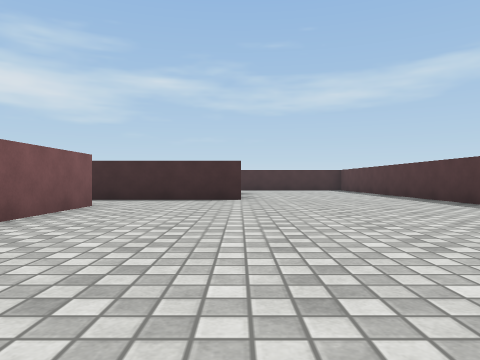
view 1 (above)

24 first-person views from a walk through a scene from a Unity 3-D project. The camera is 0.46 m above the floor, looks level and sees 70° across. The floor is counted in squares, 1 m on a side. Each view is taken from the middle of a square. On the plan, view 1 faces up. The plan holds only what a view shows up to about 9 squares ahead; the rest is blank. The place goes on beyond the plan. The player character is not drawn. Surface patterns are stand-ins for the level's own textures.

view 2
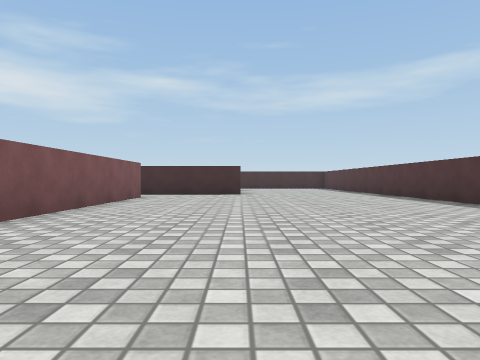

view 3
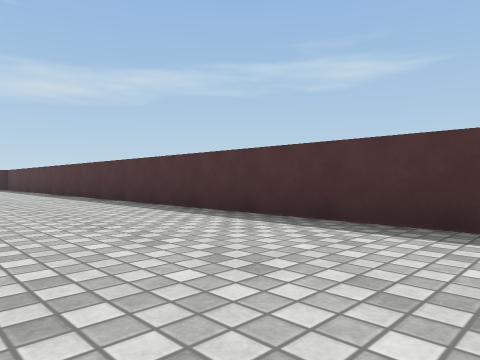

view 4
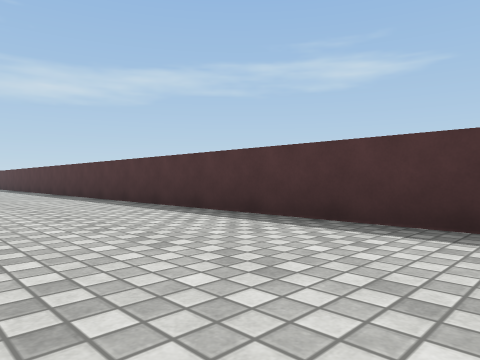

view 5
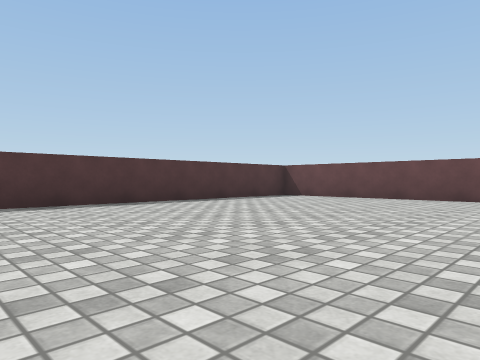

view 6
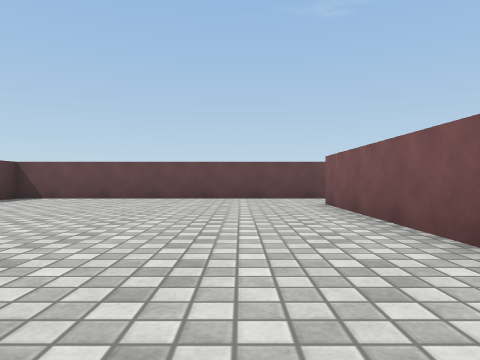

view 7
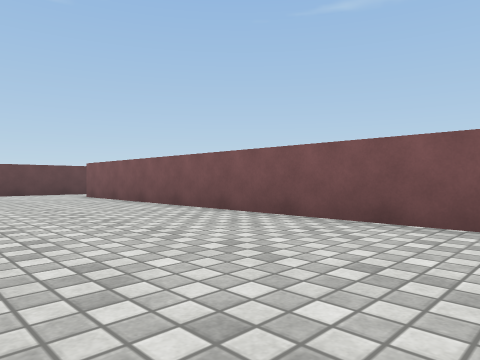

view 8
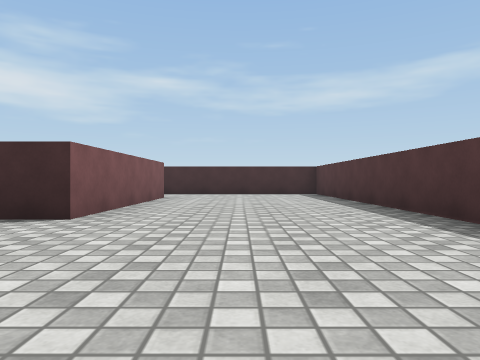

view 9
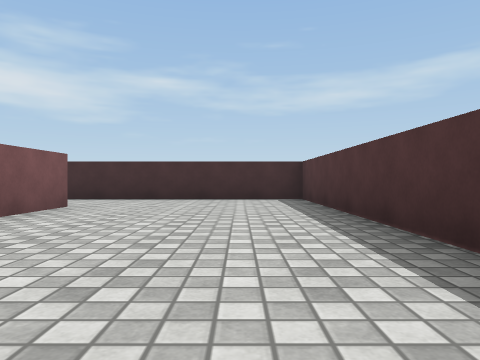

view 10
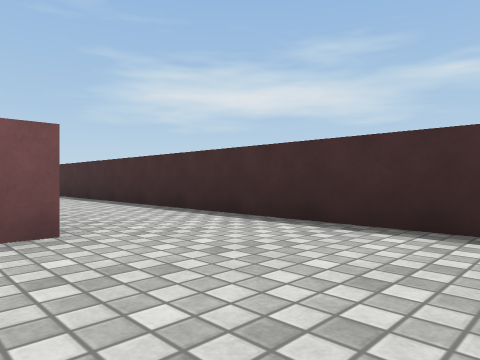

view 11
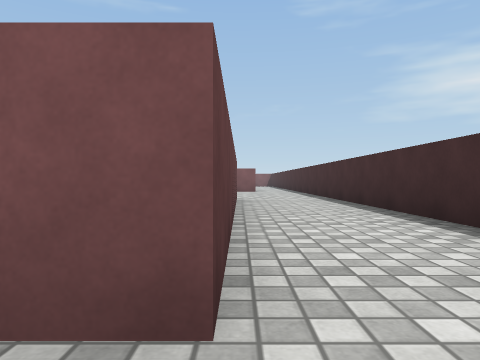

view 12
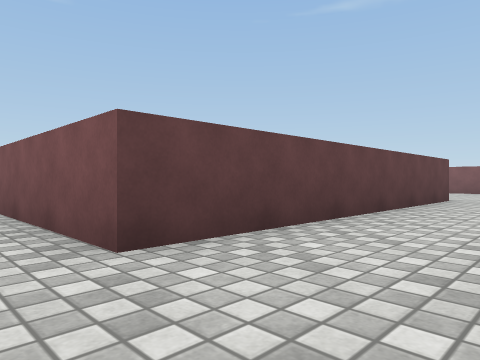

view 13
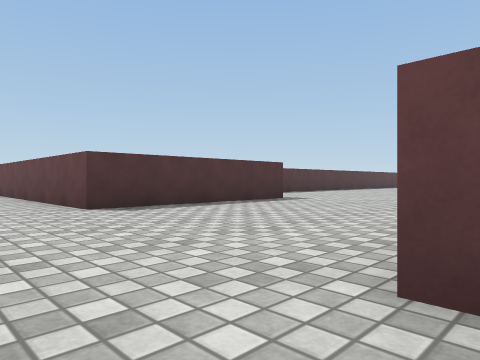

view 14
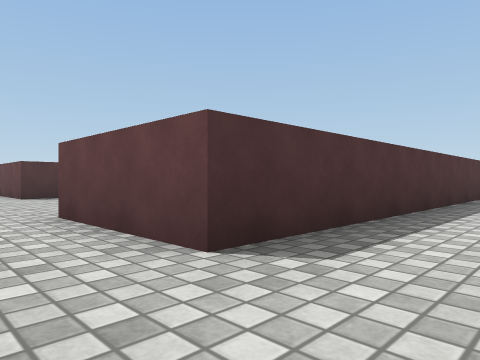

view 15
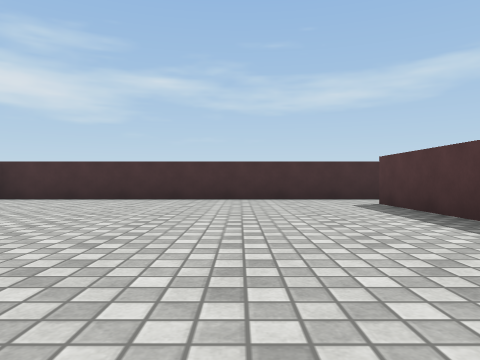

view 16
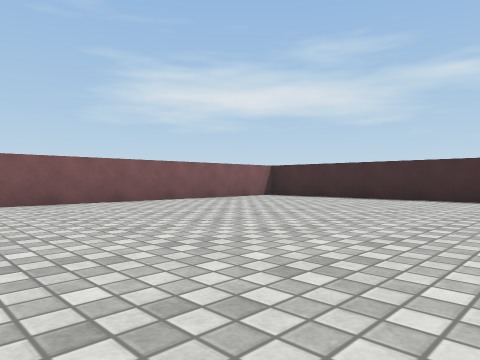

view 17
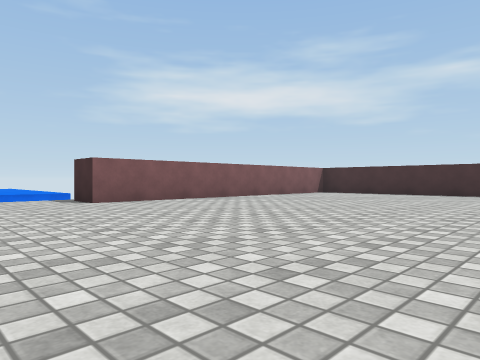

view 18
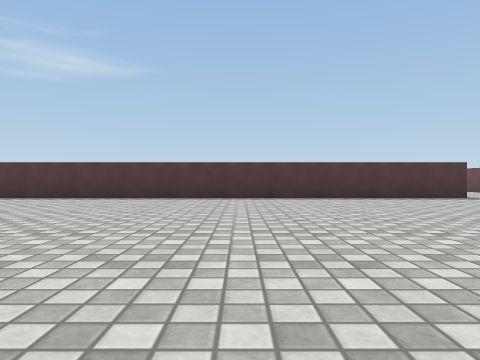

view 19
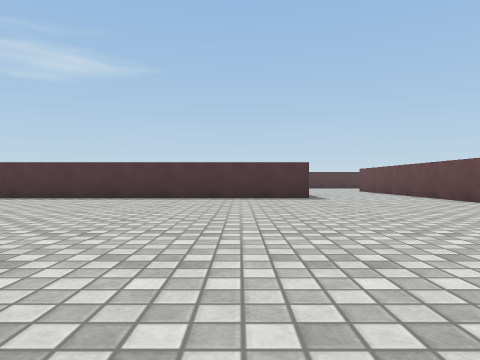

view 20
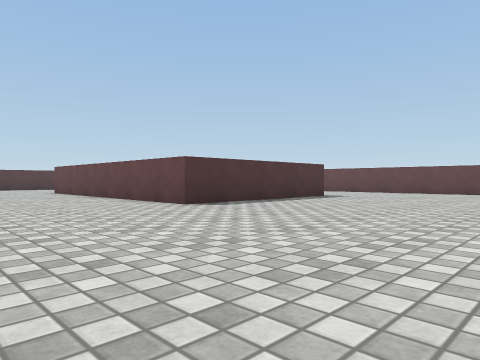

view 21
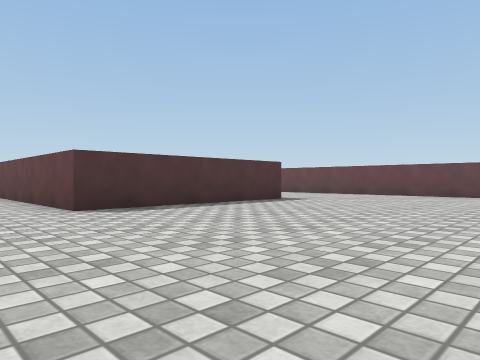

view 22
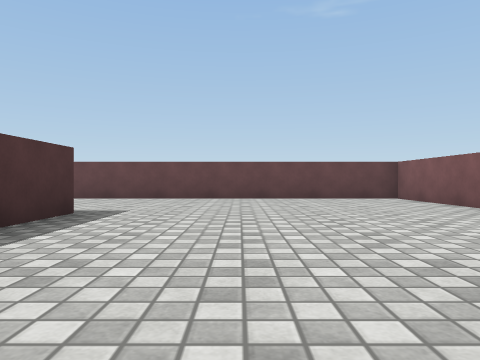

view 23
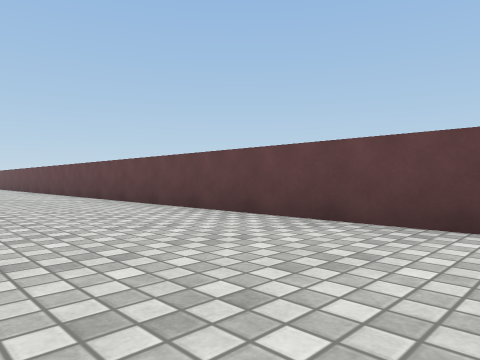

view 24
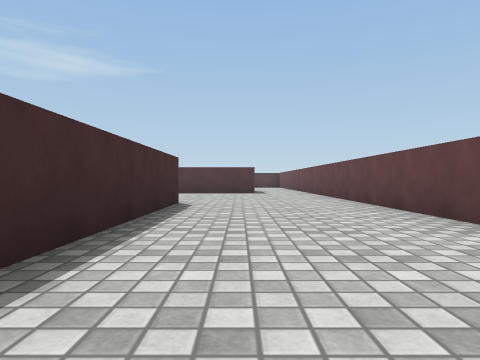

### Floor plan
Points are (right, up) in squares from view 1. A wall is a line through its corners. A room is listed if a view was taken in it or the views show most of it. See-through windows are left out.
Room 1 (views 1, 2, 3, 4, 5, 6, 7, 8, 9, 10, 11)
walls: (-2.6, -1.6) (-2.6, -10.5); (-2.6, 6.1) (-2.6, 0.8); (4.5, -10.2) (4.5, 15.3) (1.5, 15.3); (-1.4, -12.5) (4.5, -12.5) (4.5, -11.9); (0, 12.9) (0, 8) (-2.5, 8)
ways out: opening at (-3, 7) to room 2; opening at (-2.5, -11.5) to room 2; opening at (1, 14.5) to room 2
Room 2 (views 12, 13, 14, 15, 16, 17, 18, 19, 20, 21, 22, 23, 24)
walls: (-15.3, -0.8) (-15.3, 13.6) (-12.4, 13.6); (-7.6, 8) (-7.6, 12.9) (0, 12.9); (-17.7, -8.9) (-17.7, -3.8) (-12.5, -3.8); (-10.1, -8.8) (-15.2, -8.8); (-14.5, 15.3) (-23.9, 15.3); (-23.9, 12.9) (-23.9, 6.8) (-24.9, 6.8); (-23.9, -9.5) (-23.9, -12.5) (-8, -12.5); (-2.5, 8) (-3.5, 8); (-3.1, -12.5) (-1.4, -12.5); (1.5, 15.3) (-8, 15.3)
ways out: opening at (-3, 7) to room 1; opening at (-2.5, -11.5) to room 1; opening at (1, 14.5) to room 1

Where each view was taken, in squares from view 1:
view 1: 0 up, 0 right, facing up
view 2: 3 down, 0 right, facing up
view 3: 3 down, 1 right, facing up-right
view 4: 8 down, 1 right, facing up-right
view 5: 4 down, 2 left, facing down-right
view 6: 4 down, 1 left, facing down
view 7: 1 down, 1 right, facing down-left
view 8: 4 up, 2 right, facing up
view 9: 7 up, 3 right, facing up
view 10: 12 up, 3 right, facing up-left
view 11: 13 up, 1 right, facing left
view 12: 15 up, 1 right, facing down-left
view 13: 15 up, 13 left, facing down-right
view 14: 15 up, 17 left, facing down-right
view 15: 7 up, 18 left, facing up
view 16: 7 up, 17 left, facing up-left
view 17: 4 up, 17 left, facing up-left
view 18: 5 up, 24 left, facing right
view 19: 1 up, 24 left, facing right
view 20: 0 up, 23 left, facing down-right
view 21: 2 down, 23 left, facing down-right
view 22: 4 down, 20 left, facing down
view 23: 9 down, 20 left, facing down-right
view 24: 10 down, 17 left, facing right
